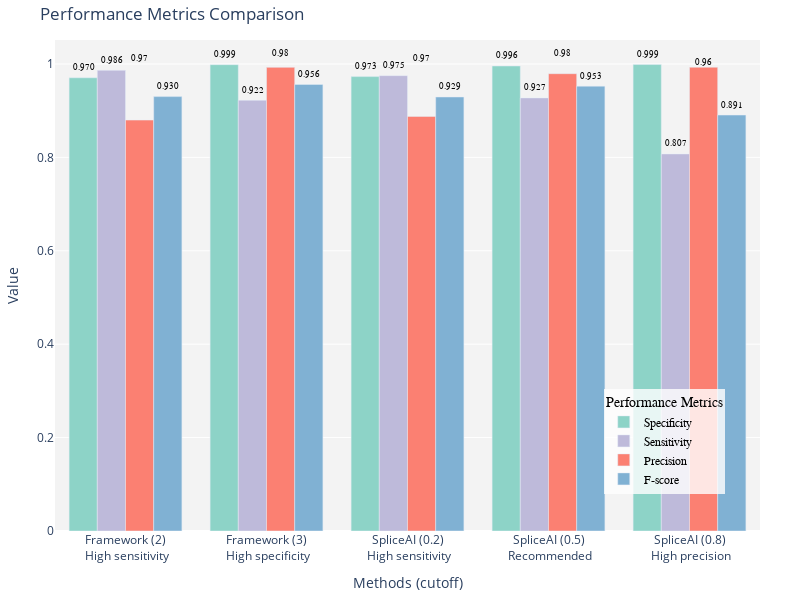

This figure's notebook cell:
### Code cell
# Compare the performance of the two models
# Confusion matrix
th_3, th_4 = optimal_threshold, 3
th_02, th_05, th_08 = 0.2, 0.5, 0.8
thresholds_fw = [th_3, th_4]
thresholds_spl = [th_02, th_05, th_08]

def calculate_performance_metrics_fw(data, threshold):
    data['Prediction'] = data['PriorityScore'] >= threshold
    tn, fp, fn, tp = confusion_matrix(data['LABEL'], data['Prediction']).ravel()
    specificity = tn / (tn + fp) if (tn + fp) else 0
    sensitivity = tp / (tp + fn) if (tp + fn) else 0
    accuracy = accuracy_score(data['LABEL'], data['Prediction'])
    precision = precision_score(data['LABEL'], data['Prediction'])
    f1 = f1_score(data['LABEL'], data['Prediction'])
    return specificity, sensitivity, accuracy, precision, f1

def calculate_performance_metrics_spl(data, threshold):
    data['Prediction'] = data['maxsplai'] >= threshold
    tn, fp, fn, tp = confusion_matrix(data['LABEL'], data['Prediction']).ravel()
    specificity = tn / (tn + fp) if (tn + fp) else 0
    sensitivity = tp / (tp + fn) if (tp + fn) else 0
    accuracy = accuracy_score(data['LABEL'], data['Prediction'])
    precision = precision_score(data['LABEL'], data['Prediction'])
    f1 = f1_score(data['LABEL'], data['Prediction'])
    return specificity, sensitivity, accuracy, precision, f1

performance_metrics = []
for threshold in thresholds_fw:
    specificity, sensitivity, accuracy, precision, f1 = calculate_performance_metrics_fw(data, threshold)
    performance_metrics.append({'Threshold': threshold, 'Specificity': specificity, 'Sensitivity': sensitivity, 'Accuracy': accuracy, 'Precision': precision, 'F1': f1})

for threshold in thresholds_spl:
    specificity, sensitivity, accuracy, precision, f1 = calculate_performance_metrics_spl(data, threshold)
    performance_metrics.append({'Threshold': threshold, 'Specificity': specificity, 'Sensitivity': sensitivity, 'Accuracy': accuracy, 'Precision': precision, 'F1': f1})

performance_metrics_df = pd.DataFrame(performance_metrics)
columns = ['Category', 'Specificity', 'Sensitivity', 'Accuracy', 'Precision', 'F1']
performance_metrics_df.columns = columns
performance_metrics_df.replace(
    {'Category': {
        2.0: 'Framework (2)<br> High sensitivity', 
        3.0: 'Framework (3)<br> High specificity', 
        0.2: 'SpliceAI (0.2)<br> High sensitivity', 
        0.5: 'SpliceAI (0.5)<br> Recommended', 
        0.8: 'SpliceAI (0.8)<br> High precision'
        }}, inplace=True)

# print(performance_metrics_df)

colors = ['#8dd3c7', '#ffffb3', '#bebada', '#fb8072', '#80b1d3']

fig = go.Figure()

# Add traces with ggplot2 style
fig.add_trace(go.Bar(x=performance_metrics_df['Category'], y=performance_metrics_df['Specificity'], name='Specificity', marker_color=colors[0]))
fig.add_trace(go.Bar(x=performance_metrics_df['Category'], y=performance_metrics_df['Sensitivity'], name='Sensitivity', marker_color=colors[2]))
# fig.add_trace(go.Bar(x=performance_metrics_df['Category'], y=performance_metrics_df['Accuracy'], name='Accuracy', marker_color=colors[2]))
fig.add_trace(go.Bar(x=performance_metrics_df['Category'], y=performance_metrics_df['Precision'], name='Precision', marker_color=colors[3]))
fig.add_trace(go.Bar(x=performance_metrics_df['Category'], y=performance_metrics_df['F1'], name='F-score', marker_color=colors[4]))

# Add titles and labels with ggplot2 style using bar plot
fig.update_layout(title='Performance Metrics Comparison',
                  xaxis_title='Methods (cutoff)',
                  yaxis_title='Value',
                  legend_title='Performance Metrics',
                  plot_bgcolor='rgba(243, 243, 243, 1)',
                  paper_bgcolor='rgba(243, 243, 243, 0)',
                  legend=dict(y=0.075, x=0.95, xanchor='right', yanchor='bottom', 
                              bgcolor='rgba(255, 255, 255, 0.8)',
                              bordercolor='rgba(0, 0, 0, 0)',
                              font=dict(family="Arial, sans-serif", size=12, color="black")),
                  margin=dict(l=40, r=40, t=40, b=40)
                  )



# add annotations on top of the bars
font = dict(family="Arial, sans-serif", size=9, color="black")
for i, row in performance_metrics_df.iterrows():
    fig.add_annotation(x=row['Category'], y=row['Specificity'], text=f"{row['Specificity']:.3f}", showarrow=False, font=font, xshift=-42, yshift=10)
    fig.add_annotation(x=row['Category'], y=row['Sensitivity'], text=f"{row['Sensitivity']:.3f}", showarrow=False, font=font, xshift=-14, yshift=10)
    fig.add_annotation(x=row['Category'], y=row['Accuracy'], text=f"{row['Accuracy']:.2f}", showarrow=False, font=font, xshift=14, yshift=18)
#     fig.add_annotation(x=row['Category'], y=row['Precision'], text=f"{row['Precision']:.3f}", showarrow=False, font=font, xshift=15, yshift=10)
    fig.add_annotation(x=row['Category'], y=row['F1'], text=f"{row['F1']:.3f}", showarrow=False, font=font, xshift=42, yshift=10)


fig.update_layout(barmode='group')
fig.update_xaxes(categoryorder='total ascending')
fig.update_layout(width=800, height=600)

fig.update_xaxes(categoryorder='array', 
                 categoryarray=['FW_3', 'FW_4', 'SPL_0.2', 'SPL_0.5', 'SPL_0.8'])
fig.write_html("performance-metrics.html")

# Show figure
fig.show()

### Figure 1 — Plotly figure (JSON) as saved in the notebook; plotly's stock layout.template omitted (floating-point values rounded to 4 significant figures)
{"data": [{"marker": {"color": "#8dd3c7"}, "name": "Specificity", "type": "bar", "x": ["Framework (2)<br> High sensitivity", "Framework (3)<br> High specificity", "SpliceAI (0.2)<br> High sensitivity", "SpliceAI (0.5)<br> Recommended", "SpliceAI (0.8)<br> High precision"], "y": [0.9704, 0.9985, 0.9729, 0.9957, 0.9988]}, {"marker": {"color": "#bebada"}, "name": "Sensitivity", "type": "bar", "x": ["Framework (2)<br> High sensitivity", "Framework (3)<br> High specificity", "SpliceAI (0.2)<br> High sensitivity", "SpliceAI (0.5)<br> Recommended", "SpliceAI (0.8)<br> High precision"], "y": [0.9864, 0.9223, 0.975, 0.9273, 0.8074]}, {"marker": {"color": "#fb8072"}, "name": "Precision", "type": "bar", "x": ["Framework (2)<br> High sensitivity", "Framework (3)<br> High specificity", "SpliceAI (0.2)<br> High sensitivity", "SpliceAI (0.5)<br> Recommended", "SpliceAI (0.8)<br> High precision"], "y": [0.8799, 0.9927, 0.8877, 0.9792, 0.993]}, {"marker": {"color": "#80b1d3"}, "name": "F-score", "type": "bar", "x": ["Framework (2)<br> High sensitivity", "Framework (3)<br> High specificity", "SpliceAI (0.2)<br> High sensitivity", "SpliceAI (0.5)<br> Recommended", "SpliceAI (0.8)<br> High precision"], "y": [0.9301, 0.9562, 0.9293, 0.9525, 0.8906]}], "layout": {"annotations": [{"font": {"color": "black", "family": "Arial, sans-serif", "size": 9}, "showarrow": false, "text": "0.970", "x": "Framework (2)<br> High sensitivity", "xshift": -42, "y": 0.9704, "yshift": 10}, {"font": {"color": "black", "family": "Arial, sans-serif", "size": 9}, "showarrow": false, "text": "0.986", "x": "Framework (2)<br> High sensitivity", "xshift": -14, "y": 0.9864, "yshift": 10}, {"font": {"color": "black", "family": "Arial, sans-serif", "size": 9}, "showarrow": false, "text": "0.97", "x": "Framework (2)<br> High sensitivity", "xshift": 14, "y": 0.9733, "yshift": 18}, {"font": {"color": "black", "family": "Arial, sans-serif", "size": 9}, "showarrow": false, "text": "0.930", "x": "Framework (2)<br> High sensitivity", "xshift": 42, "y": 0.9301, "yshift": 10}, {"font": {"color": "black", "family": "Arial, sans-serif", "size": 9}, "showarrow": false, "text": "0.999", "x": "Framework (3)<br> High specificity", "xshift": -42, "y": 0.9985, "yshift": 10}, {"font": {"color": "black", "family": "Arial, sans-serif", "size": 9}, "showarrow": false, "text": "0.922", "x": "Framework (3)<br> High specificity", "xshift": -14, "y": 0.9223, "yshift": 10}, {"font": {"color": "black", "family": "Arial, sans-serif", "size": 9}, "showarrow": false, "text": "0.98", "x": "Framework (3)<br> High specificity", "xshift": 14, "y": 0.9848, "yshift": 18}, {"font": {"color": "black", "family": "Arial, sans-serif", "size": 9}, "showarrow": false, "text": "0.956", "x": "Framework (3)<br> High specificity", "xshift": 42, "y": 0.9562, "yshift": 10}, {"font": {"color": "black", "family": "Arial, sans-serif", "size": 9}, "showarrow": false, "text": "0.973", "x": "SpliceAI (0.2)<br> High sensitivity", "xshift": -42, "y": 0.9729, "yshift": 10}, {"font": {"color": "black", "family": "Arial, sans-serif", "size": 9}, "showarrow": false, "text": "0.975", "x": "SpliceAI (0.2)<br> High sensitivity", "xshift": -14, "y": 0.975, "yshift": 10}, {"font": {"color": "black", "family": "Arial, sans-serif", "size": 9}, "showarrow": false, "text": "0.97", "x": "SpliceAI (0.2)<br> High sensitivity", "xshift": 14, "y": 0.9733, "yshift": 18}, {"font": {"color": "black", "family": "Arial, sans-serif", "size": 9}, "showarrow": false, "text": "0.929", "x": "SpliceAI (0.2)<br> High sensitivity", "xshift": 42, "y": 0.9293, "yshift": 10}, {"font": {"color": "black", "family": "Arial, sans-serif", "size": 9}, "showarrow": false, "text": "0.996", "x": "SpliceAI (0.5)<br> Recommended", "xshift": -42, "y": 0.9957, "yshift": 10}, {"font": {"color": "black", "family": "Arial, sans-serif", "size": 9}, "showarrow": false, "text": "0.927", "x": "SpliceAI (0.5)<br> Recommended", "xshift": -14, "y": 0.9273, "yshift": 10}, {"font": {"color": "black", "family": "Arial, sans-serif", "size": 9}, "showarrow": false, "text": "0.98", "x": "SpliceAI (0.5)<br> Recommended", "xshift": 14, "y": 0.9834, "yshift": 18}, {"font": {"color": "black", "family": "Arial, sans-serif", "size": 9}, "showarrow": false, "text": "0.953", "x": "SpliceAI (0.5)<br> Recommended", "xshift": 42, "y": 0.9525, "yshift": 10}, {"font": {"color": "black", "family": "Arial, sans-serif", "size": 9}, "showarrow": false, "text": "0.999", "x": "SpliceAI (0.8)<br> High precision", "xshift": -42, "y": 0.9988, "yshift": 10}, {"font": {"color": "black", "family": "Arial, sans-serif", "size": 9}, "showarrow": false, "text": "0.807", "x": "SpliceAI (0.8)<br> High precision", "xshift": -14, "y": 0.8074, "yshift": 10}, {"font": {"color": "black", "family": "Arial, sans-serif", "size": 9}, "showarrow": false, "text": "0.96", "x": "SpliceAI (0.8)<br> High precision", "xshift": 14, "y": 0.9643, "yshift": 18}, {"font": {"color": "black", "family": "Arial, sans-serif", "size": 9}, "showarrow": false, "text": "0.891", "x": "SpliceAI (0.8)<br> High precision", "xshift": 42, "y": 0.8906, "yshift": 10}], "barmode": "group", "height": 600, "legend": {"bgcolor": "rgba(255, 255, 255, 0.8)", "bordercolor": "rgba(0, 0, 0, 0)", "font": {"color": "black", "family": "Arial, sans-serif", "size": 12}, "title": {"text": "Performance Metrics"}, "x": 0.95, "xanchor": "right", "y": 0.075, "yanchor": "bottom"}, "margin": {"b": 40, "l": 40, "r": 40, "t": 40}, "paper_bgcolor": "rgba(243, 243, 243, 0)", "plot_bgcolor": "rgba(243, 243, 243, 1)", "title": {"text": "Performance Metrics Comparison"}, "width": 800, "xaxis": {"categoryarray": ["FW_3", "FW_4", "SPL_0.2", "SPL_0.5", "SPL_0.8"], "categoryorder": "array", "title": {"text": "Methods (cutoff)"}}, "yaxis": {"title": {"text": "Value"}}}}
